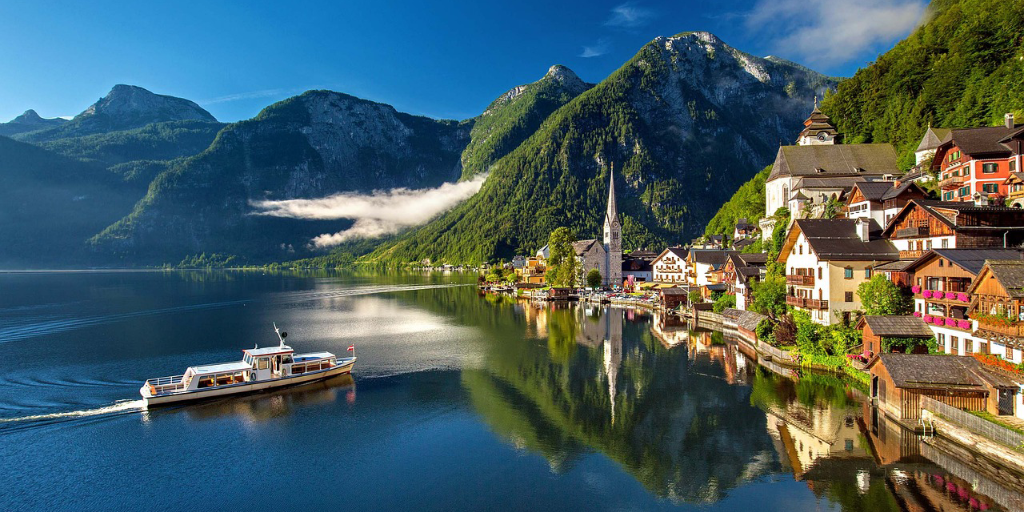
#> input picture lab02/Hallstatt.png, 1024 x 512 px
$ jupyter execute lab02.ipynb
#> lines starting #> are read from the running program, lines starting #| are printed output that depends on the picture; after the words box and inside, x2 and y2 are one past the last pixel; in counts of white or black regions, pixels touching at a corner belong together
# Task 1
Compute the SIFT features of the given image.

a) Extract SIFT features with default parameters and show the keypoints on the image. Hint:
There are existing OpenCV functions you can use for this (see suggestions below).

b) To achieve better visualization of the keypoints, reduce the number of keypoints.
Hint: Vary the parameter contrastThreshold or nfeatures so that the number of keypoints
becomes about 10% of all default keypoints.
Show the result images obtained in a) and b) in your Jupyter notebook and include a brief
description of the approach you used for b).

[cell 1]
# Part A
import cv2
import numpy as np
import matplotlib.pyplot as plt

# Load file
file = 'Hallstatt.png'
img = cv2.imread(file, cv2.IMREAD_COLOR)
#> img is the input picture: shape (512, 1024, 3); mean B, G, R 98.7, 93.8, 70.1
img = cv2.cvtColor(img, cv2.COLOR_BGR2RGB)

plt.axis('off')
plt.imshow(img)

[cell 2]
# Get sift points
sift = cv2.SIFT_create()
img2 = img.copy()
kp = sift.detect(img2,None)
#> kp = 3213 keypoints; strongest (x, y, size): (740, 361, 6.8), (952, 242, 7), (801, 246, 2), (820, 269, 2.9)

img2 = cv2.drawKeypoints(img2,kp,img2,flags=cv2.DRAW_MATCHES_FLAGS_DRAW_RICH_KEYPOINTS)
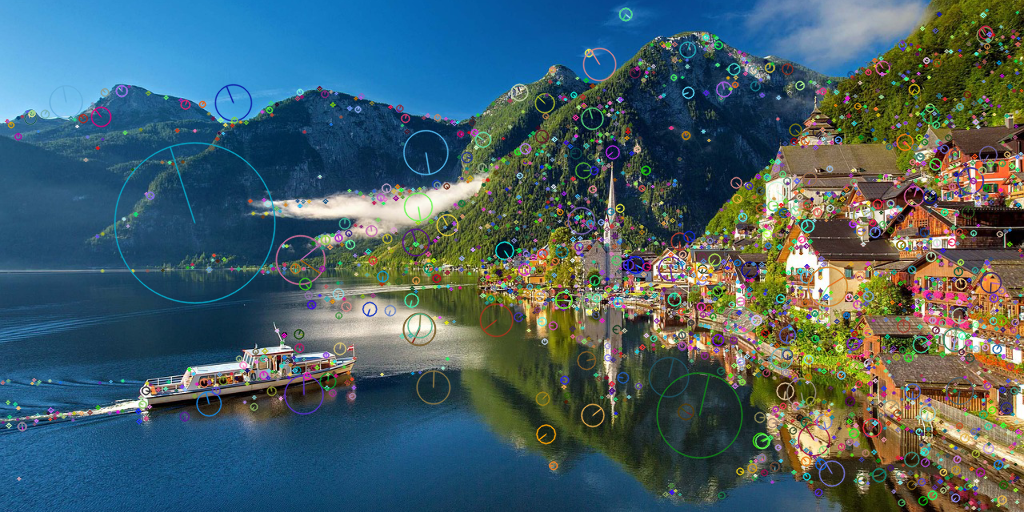
#> img2: shape (512, 1024, 3); mean R, G, B 71.4, 95.9, 102.4
print(len(kp))
#| 3213
plt.imshow(img2)

[cell 3]
#Reduce to 10% of sift kp
img3 = img.copy()

sift3 = cv2.SIFT_create(nfeatures=int(len(kp)*.1))
kp3 = sift3.detect(img3,None)
#> kp3 = 322 keypoints; strongest (x, y, size): (740, 361, 6.8), (952, 242, 7), (801, 246, 2), (820, 269, 2.9)
img3 = cv2.drawKeypoints(img3,kp3,img3,flags=cv2.DRAW_MATCHES_FLAGS_DRAW_RICH_KEYPOINTS)
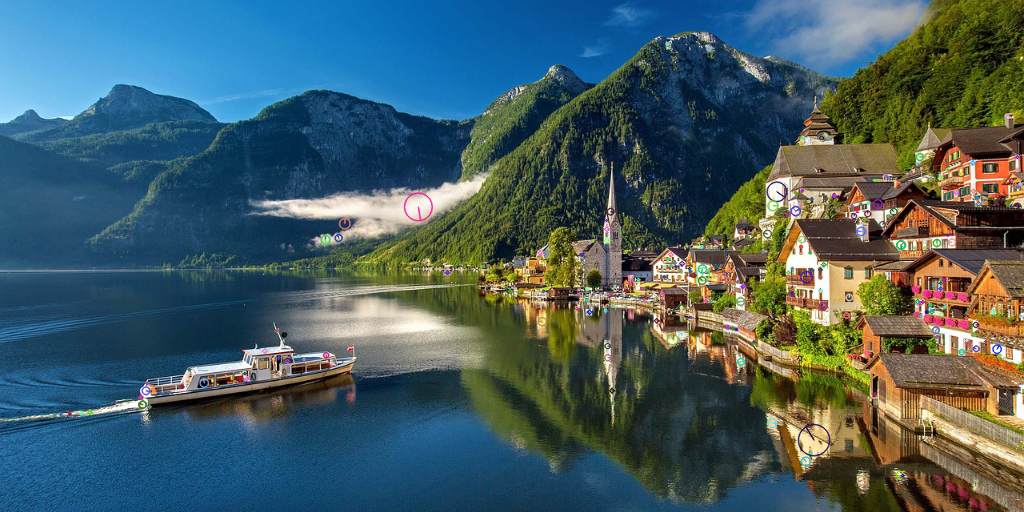
#> img3: shape (512, 1024, 3); mean R, G, B 69.5, 93.3, 98.4
print(len(kp3))
#| 322
plt.imshow(img3)

I just took 10% of the number of keypoints generated in part A and made sure that only 10% of those features were generated in b

# Task 2
Distort the image and recompute the SIFT features.

a) Add pepper noise to the given image. Hint: The scikit-image library has a utility function to
add random noise of various types to images.

b) Extract the SIFT features from the noisy image and show the keypoints using the same
parameter setting as for Task 1 (for the reduced number of keypoints).

c) Inspect the keypoints visually: Are the keypoints of the noisy image roughly the same as
those of the original image? What does this imply?

Show the result images obtained in a) and b) in your Jupyter notebook and include your
answers to the questions in c).

[cell 4]
import skimage as ski

imgNoise = ski.util.random_noise(img, mode='pepper', amount=0.01)
imgNoise = ski.img_as_ubyte(imgNoise)
siftT2 = cv2.SIFT_create(nfeatures=int(len(kp)*.1))
kpT2 = siftT2.detect(imgNoise,None)
#> kpT2 = 321 keypoints; strongest (x, y, size): (740, 361, 6.7), (952, 242, 7), (820, 269, 2.8), (801, 246, 2)
imgNoise = cv2.drawKeypoints(imgNoise,kpT2,imgNoise,flags=cv2.DRAW_MATCHES_FLAGS_DRAW_RICH_KEYPOINTS)
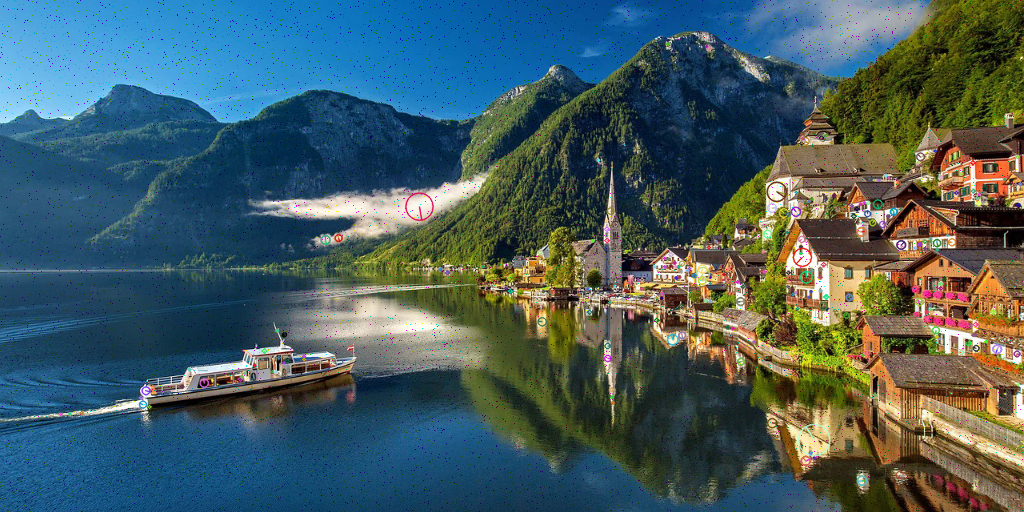
#> imgNoise: shape (512, 1024, 3); mean R, G, B 68.9, 92.4, 97.4


# Display the first image on the left subplot
plt.figure(figsize=(20, 10))
plt.subplot(1, 2, 1), plt.imshow(img3), plt.title('Orginal'), plt.axis('off')

# Display the second image on the right subplot
plt.subplot(1, 2, 2), plt.imshow(imgNoise), plt.title('Noise'), plt.axis('off')
plt.show()
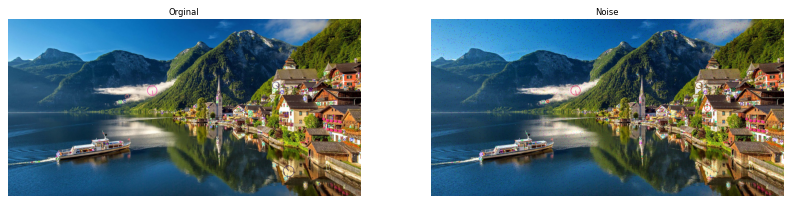
#> figure drawn by matplotlib, 2 panels

Evidently the SIFT features are effectively identical which proves that SIFT extraction is well resistant to noise.

# Task 3
Transform the image and recompute the SIFT features.

a) Transform the original image by first enlarging it with a scaling factor of 120% and then
rotating the scaled image clockwise by 60 degrees.

b) Extract the SIFT features from the transformed image and show the keypoints using the
same parameter setting as for Task 1 (for the reduced number of keypoints).

c) Inspect the keypoints visually: Are the keypoints of the transformed image roughly the
same as those of the original image? What does this imply?

d) Match the SIFT descriptors of the keypoints of the transformed image with those of the
original image using the nearest-neighbour distance ratio method. Show the keypoints of
the 5 best-matching descriptors on both the original and the transformed image.

Hint: Brute-force matching is available in OpenCV for feature matching.

[cell 5]
# scaling and rotation
s, r = 1.2, 60

# image dimensions
h, w = img.shape[:2]
#> h = 512; w = 1024

# Calculate the center for rotation
c = (w // 2, h // 2)
#> c = (512, 256)

# Create a transformation matrix for scaling and rotation
M = cv2.getRotationMatrix2D(c, -r, s)

# Calculate the sine and cosine of the angle for rotation
cos_theta = np.abs(M[0, 0])
#> cos_theta = 0.6
sin_theta = np.abs(M[0, 1])
#> sin_theta = 1.04

# Calculate new dimensions to accommodate the rotated image
new_w = int((h * sin_theta) + (w * cos_theta))
#> new_w = 1146
new_h = int((h * cos_theta) + (w * sin_theta))
#> new_h = 1371

# Update the rotation matrix to consider resizing
M[0, 2] += (new_w / 2) - (w / 2)
M[1, 2] += (new_h / 2) - (h / 2)

# Apply transformation
imgTrans = cv2.warpAffine(img, M, (new_w, new_h))
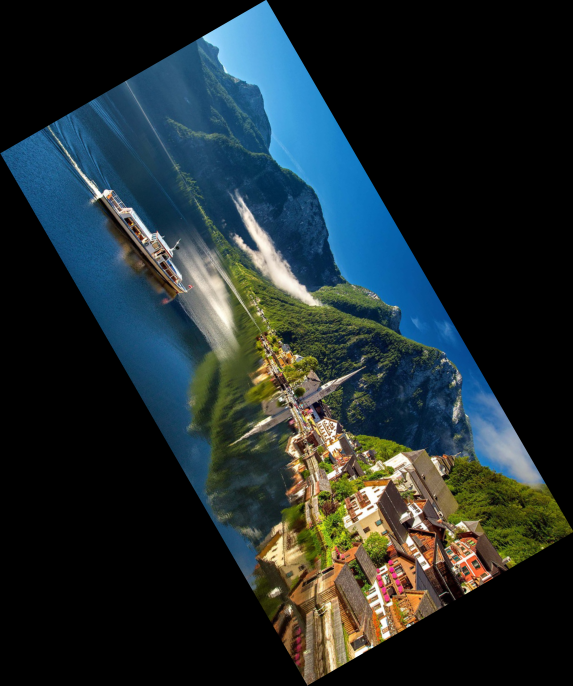
#> imgTrans: shape (1371, 1146, 3) (shown at 1/2 size); mean R, G, B 33.7, 45.1, 47.4

plt.imshow(imgTrans)

[cell 6]
siftT3 = cv2.SIFT_create(nfeatures=int(len(kp)*.1))
kpT2 = siftT3.detect(imgTrans,None)
#> kpT2 = 322 keypoints; strongest (x, y, size): (772, 1271, 10.1), (601, 986, 8.1), (744, 1294, 3.6), (852, 1134, 8.4)
imgTransSIFT = imgTrans.copy()
imgTransSIFT = cv2.drawKeypoints(imgTransSIFT,kpT2,imgTransSIFT,flags=cv2.DRAW_MATCHES_FLAGS_DRAW_RICH_KEYPOINTS)
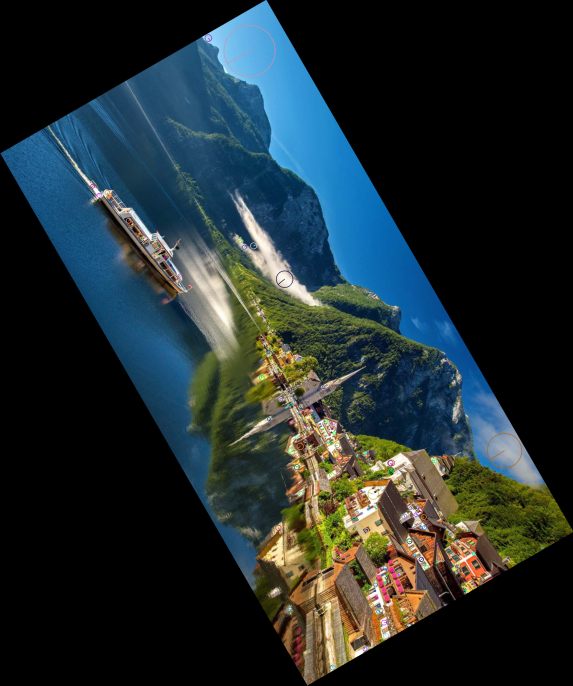
#> imgTransSIFT: shape (1371, 1146, 3) (shown at 1/2 size); 0.75% of pixels changed, all inside (x1, y1, x2, y2) = (148, 49, 1089, 1341)


# Display the first image on the left subplot
plt.figure(figsize=(20, 10))
plt.subplot(1, 2, 1), plt.imshow(imgNoise), plt.title('Unrotated'), plt.axis('off')

# Display the second image on the right subplot
plt.subplot(1, 2, 2), plt.imshow(imgTransSIFT), plt.title('Rotated SIFT'), plt.axis('off')
plt.show()

Yes, from visual instpection you can see that the majority of the SIFT points are the same in the rotated and non-rotated image. Although there are some outliers such as the cloud one in the top right of the rotated image.

[cell 7]
# Detect keypoints and compute descriptors for both images
kp1, descriptors1 = siftT2.detectAndCompute(imgNoise, None)
#> kp1 = 321 keypoints; strongest (x, y, size): (966, 340, 2.3), (801, 247, 3.2), (856, 204, 2.5), (894, 242, 3)
kp2, descriptors2 = siftT3.detectAndCompute(imgTransSIFT, None)
#> kp2 = 321 keypoints; strongest (x, y, size): (819, 1250, 3.5), (772, 1271, 10.3), (663, 864, 2.3), (843, 1120, 1.9)

bf = cv2.BFMatcher()

# Use knnMatch to find the best matches
matches = bf.knnMatch(descriptors1, descriptors2, k = 2)
#> matches = 321 matches

# Apply a ratio test to filter good matches
good_matches = []
ratio_threshold = 0.7  # Adjust the threshold as needed

for m,n in matches:
    if m.distance < ratio_threshold * n.distance:
        good_matches.append(m)
#> after the loop, good_matches = 62 matches

# Sort the matches by distance
top_matches = sorted(good_matches, key = lambda x:x.distance)
#> top_matches = 62 matches

# Select the top 5 best matches
top_matches = good_matches[:5]
#> top_matches = 5 matches


# cv.drawMatchesKnn expects list of lists as matches.
matched_image = cv2.drawMatches(imgNoise, kp1, imgTrans, kp2, top_matches, None, flags=cv2.DrawMatchesFlags_NOT_DRAW_SINGLE_POINTS)
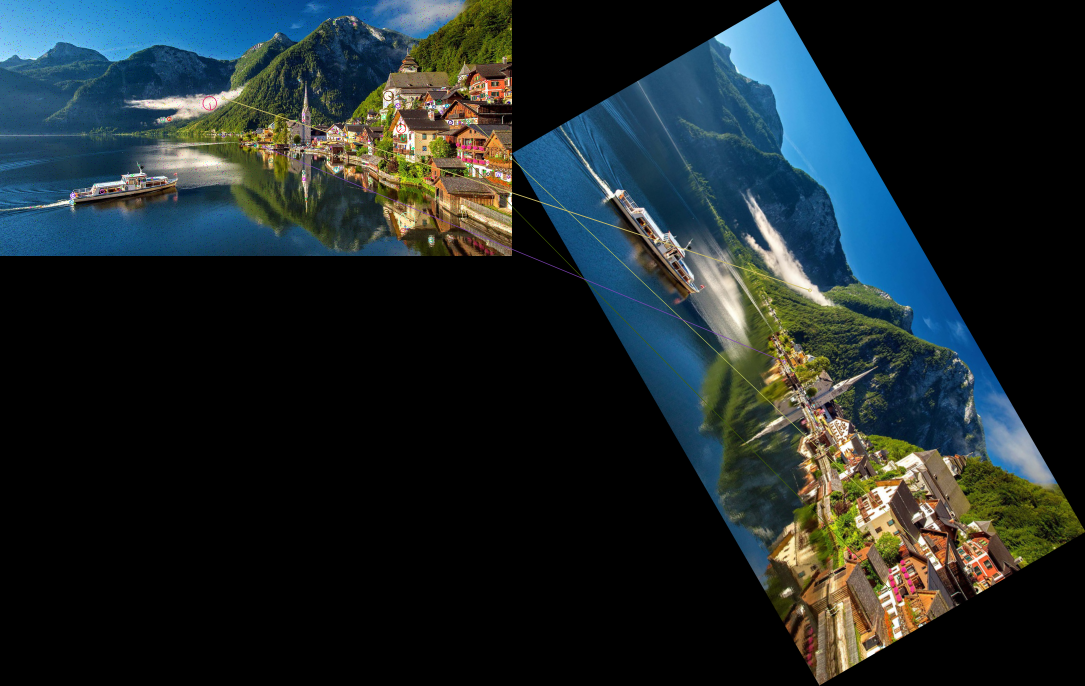
#> matched_image: shape (1371, 2170, 3) (shown at 1/2 size); mean R, G, B 30.1, 40.2, 42.2
plt.imshow(matched_image),plt.show()
